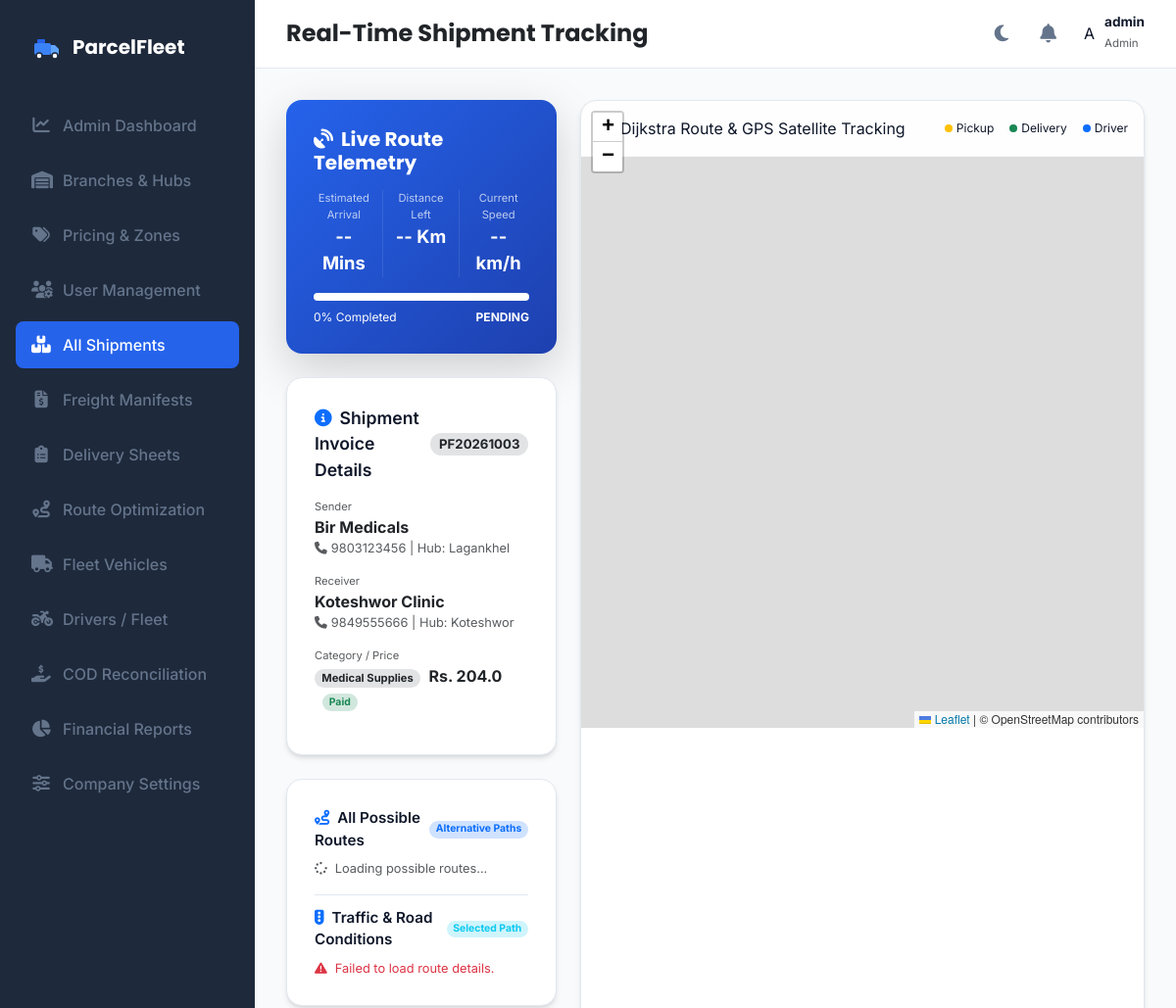
The app's page /admin/track/PF20261003 (signed in, upper part), older data.
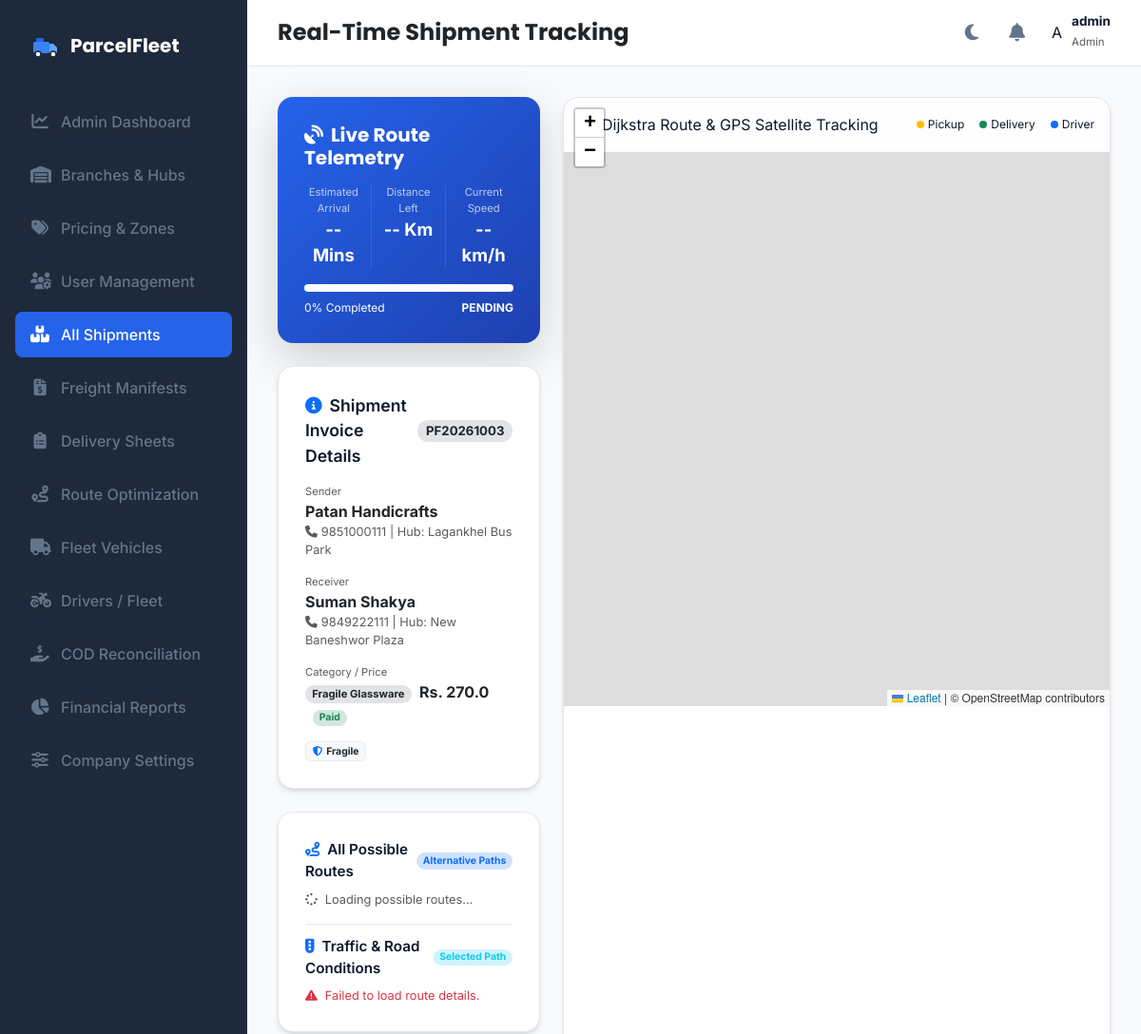
The same page, newer data.
### models.py (models this page shows, shortened)
class Parcel(db.Model):
    __tablename__ = 'parcels'
    id = db.Column(db.Integer, primary_key=True)
    tracking_id = db.Column(db.String(50), unique=True, nullable=False)
    sender_name = db.Column(db.String(100), nullable=False)
    sender_phone = db.Column(db.String(20), nullable=False)
    receiver_name = db.Column(db.String(100), nullable=False)
    receiver_phone = db.Column(db.String(20), nullable=False)
    pickup_address = db.Column(db.String(100), nullable=False)
    delivery_address = db.Column(db.String(100), nullable=False)
    pickup_hub = db.Column(db.String(100), nullable=True)
    delivery_hub = db.Column(db.String(100), nullable=True)
    pickup_latitude = db.Column(db.Float, nullable=False, default=27.7154)
    pickup_longitude = db.Column(db.Float, nullable=False, default=85.3123)
    delivery_latitude = db.Column(db.Float, nullable=False, default=27.6915)
    delivery_longitude = db.Column(db.Float, nullable=False, default=85.3331)
    parcel_type = db.Column(db.String(50), nullable=False)
    weight = db.Column(db.Float, nullable=False)
    length = db.Column(db.Float, nullable=False, default=10.0)
    width = db.Column(db.Float, nullable=False, default=10.0)
    height = db.Column(db.Float, nullable=False, default=10.0)
    status = db.Column(db.String(30), default='Pending')  # 'Pending', 'Assigned', 'Manifested', 'Picked Up', 'In Transit', 'Out For Delivery', 'Delivered', 'Failed Delivery', 'Returned', 'Cancelled'
    delivery_charge = db.Column(db.Float, nullable=False, default=0.0)
    payment_status = db.Column(db.String(20), default='Pending')  # 'Pending', 'Paid', 'COD'
    assigned_driver_id = db.Column(db.Integer, db.ForeignKey('drivers.id'), nullable=True)
    service_type = db.Column(db.String(50), nullable=False, default='Standard')  # 'Standard', 'Express', 'Air', 'Surface'
    cod_amount = db.Column(db.Float, default=0.0)
    customer_id = db.Column(db.Integer, db.ForeignKey('customer_profiles.id'), nullable=True)
    hub_id = db.Column(db.Integer, db.ForeignKey('hubs.id'), nullable=True)
    merchandise_id = db.Column(db.Integer, db.ForeignKey('merchandise.id'), nullable=True)
    manifest_id = db.Column(db.Integer, db.ForeignKey('manifests.id'), nullable=True)
    expected_delivery_date = db.Column(db.DateTime, nullable=True)
    pickup_image = db.Column(db.String(255), nullable=True)
    delivery_image = db.Column(db.String(255), nullable=True)
    delivery_attempts = db.Column(db.Integer, default=0)
    failed_reason = db.Column(db.String(255), nullable=True)
    special_tags = db.Column(db.String(255), nullable=True)
    created_at = db.Column(db.DateTime, default=datetime.utcnow)
    delivered_at = db.Column(db.DateTime, nullable=True)
    delivery_notes = db.Column(db.Text, nullable=True)
    customer_signature = db.Column(db.Text, nullable=True)
    manifest = db.relationship('Manifest', foreign_keys=[manifest_id])
    history = db.relationship('TrackingHistory', backref='parcel', cascade="all, delete-orphan", order_by="TrackingHistory.timestamp.asc()")
    notifications = db.relationship('NotificationLog', backref='parcel', cascade="all, delete-orphan", order_by="NotificationLog.timestamp.asc()")

### app.py (the view)
@app.route('/admin/track/<string:tracking_id>')
@login_required
def live_tracking_view(tracking_id):
    parcel = Parcel.query.filter_by(tracking_id=tracking_id).first_or_404()
    return render_template('live_tracking.html', active_page='parcels', parcel=parcel)

### app.py (called while the page is built)
@login_manager.user_loader
def load_user(user_id):
    return User.query.get(int(user_id))

### templates/live_tracking.html (shortened to what the changed rows need)
{% extends "base.html" %}
{% block content %}
<div class="row g-4">
    <div class="col-12 col-xl-4">
        <div class="premium-card mb-4">
            <div class="premium-card-title mb-3">
                <span><i class="fas fa-circle-info me-2 text-primary"></i>Shipment Invoice Details</span>
                <span class="badge bg-secondary-subtle text-dark border-0 rounded-pill">{{ parcel.tracking_id }}</span>
            </div>
            <div class="mb-3">
                <span class="d-block text-muted" style="font-size: 0.7rem; uppercase">Sender</span>
                <strong class="text-dark">{{ parcel.sender_name }}</strong>
                <div class="text-muted" style="font-size: 0.8rem;"><i class="fas fa-phone me-1"></i>{{ parcel.sender_phone }} | Hub: {{ parcel.pickup_address }}</div>
            </div>
            <div class="mb-3">
                <span class="d-block text-muted" style="font-size: 0.7rem; uppercase">Receiver</span>
                <strong class="text-dark">{{ parcel.receiver_name }}</strong>
                <div class="text-muted" style="font-size: 0.8rem;"><i class="fas fa-phone me-1"></i>{{ parcel.receiver_phone }} | Hub: {{ parcel.delivery_address }}</div>
            </div>
            <div class="mb-3">
                <span class="d-block text-muted" style="font-size: 0.7rem; uppercase">Category / Price</span>
                <span class="badge bg-secondary-subtle text-dark border-0 rounded-pill me-1" style="font-size: 0.7rem;">{{ parcel.parcel_type }}</span>
                <strong class="text-dark">Rs. {{ parcel.delivery_charge }}</strong>
                <span class="badge bg-{% if parcel.payment_status == 'Paid' %}success-subtle text-success{% else %}warning-subtle text-warning{% endif %} border-0 rounded-pill ms-2" style="font-size: 0.65rem;">
                    {{ parcel.payment_status }}
                </span>
            </div>
            {% if parcel.special_tags %}
            <div class="d-flex flex-wrap gap-1 mt-2">
                {% for tag in parcel.special_tags.split(',') %}
                <span class="badge bg-light text-dark border border-secondary border-opacity-10 rounded" style="font-size: 0.65rem;">
                    <i class="fas fa-shield-halved me-1 text-primary"></i>{{ tag.strip() }}
                </span>
                {% endfor %}
            </div>
            {% endif %}
        </div>
    </div>
</div>
{% endblock %}

Row changes from the older to the newer data that the page shows:
now on one of the page's lists (row edited): Parcel: strip "Fragile"
changed Parcel "PF20261003": sender_name "Bir Medicals" → "Patan Handicrafts"; sender_phone "9803123456" → "9851000111"; pickup_address "Lagankhel" → "Lagankhel Bus Park"; receiver_name "Koteshwor Clinic" → "Suman Shakya"; receiver_phone "9849555666" → "9849222111"; delivery_address "Koteshwor" → "New Baneshwor Plaza"; parcel_type "Medical Supplies" → "Fragile Glassware"; delivery_charge "204.0" → "270.0"; special_tags empty → "Fragile" (drawn)
